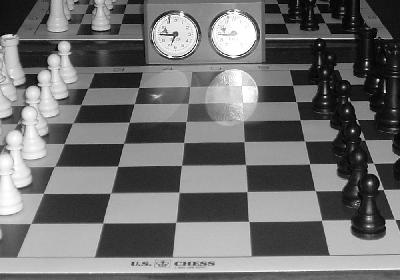
%> input picture Lab4/Assignment3/chess.jpg, 400 x 280 px
$ octave Assignment3.m   (GNU Octave 9; MATLAB toolbox functions it lacks are replaced by stand-ins)
%> lines starting %> are read from the running program, lines starting %| are printed output that depends on the picture; in (x1, y1, x2, y2) boxes, pixels count from 0 and x2, y2 are one past the last pixel; in counts of white or black regions, pixels touching at a corner belong together; the program's own positions count from 1
### Lab4/Assignment1/myhoughline.m
function myhoughline(image,r,theta)
[x,y]=size(image);
angle=deg2rad(theta);

if sin(angle)==0
    line([r r],[0,y],'Color','red')
else
    line([0,y],[r/sin(angle),(r-y*cos(angle))/sin(angle)],'Color','red')
end


### Lab4/Assignment3/Assignment3.m
I = rgb2gray(imread('chess.jpg'));
%> I: size 280x400 uint8; min 0, max 255, mean 112.1
BW = edge(I,'canny');
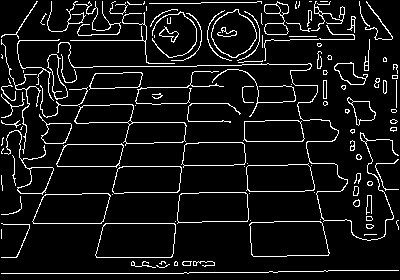
%> BW: size 280x400 logical; 8.1% white in thin lines or dots
[H,T,R] = hough(BW);
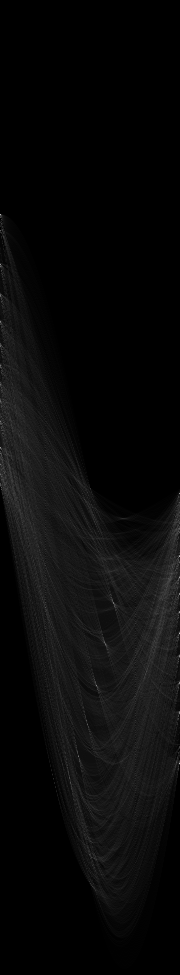
%> H: size 975x180 double; min 0, max 191, mean 9.2
%> T = 180 values from -90 to 89; R = 975 values from -487 to 487
P = houghpeaks(H,15,'threshold', ceil(0.3*max(H(:))));
%> P = 15 rows, first 12: [764 180; 634 180; 557 180; 578 180; 448 1; 494 180; 613 180; 265 1; 595 180; 657 180; 683 180; 686 97]
x = T(P(:,2));
%> x = [89 89 89 89 -90 89 89 -90 89 89 89 6 -12 -90 23]
y = R(P(:,1));
%> y = [276 146 69 90 -40 6 125 -223 107 169 195 198 269 -23 116]
figure;
plot(x,y,'s','color','white');
set(gca,'Color','k');
title('15 Strongest points on the Hough space');
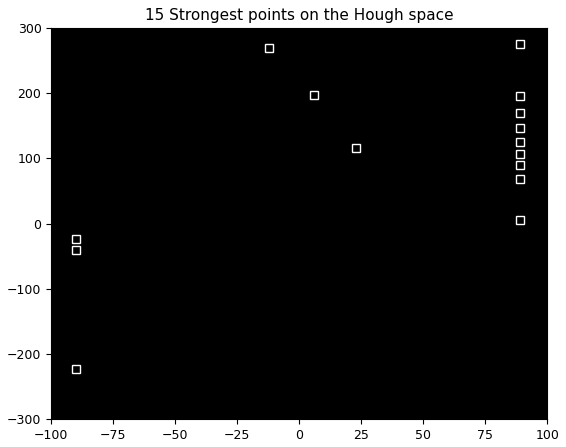
%> figure redrawn from the program's plot data

figure;
imshow(I);
for i = 1:size(P,1)
    myhoughline(I,y(i),x(i));
end
%> this loop made 15 passes
%> angle in myhoughline on passes 1 to 12: 1.55, 1.55, 1.55, 1.55, -1.57, 1.55, 1.55, -1.57, 1.55, 1.55, 1.55, 0.105
title('15 Strongest lines on the image')
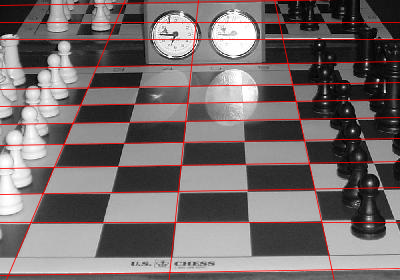
%> figure redrawn from the program's plot data; its title reads '15 Strongest lines on the image'

$ run again, with Lab4/Assignment3/15strImage.png saved as Lab4/Assignment3/chess.jpg
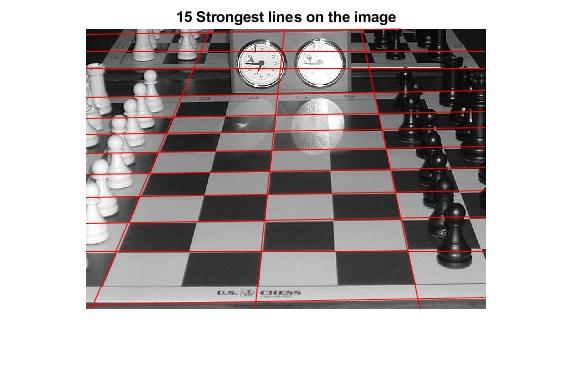
%> input picture Lab4/Assignment3/15strImage.png, 574 x 373 px
%> `BW = edge(I,'canny');`:
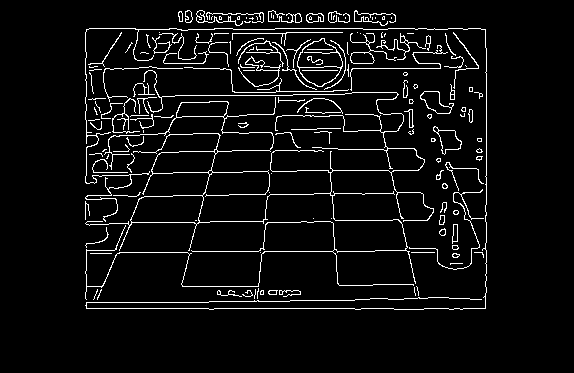
%> BW: size 373x574 logical; 5.5% white in thin lines or dots, all inside (x1, y1, x2, y2) = (85, 10, 487, 310)
%> T = 180 values from -90 to 89; R = 1369 values from -684 to 684
%> P = 15 rows, first 12: [377 1; 657 1; 1171 91; 617 1; 861 180; 884 180; 840 180; 434 1; 822 180; 633 1; 805 180; 771 91]
%> `x = T(P(:,2));`: x = [-90 -90 0 -90 89 89 89 -90 89 -90 89 0 89 89 15]
%> `y = R(P(:,1));`: y = [-308 -28 486 -68 176 199 155 -251 137 -52 120 86 99 225 247]
%> the loop `for i = 1:size(P,1)` made 15 passes
%> angle in myhoughline on passes 1 to 8: -1.57, -1.57, 0, -1.57, 1.55, 1.55, 1.55, -1.57
%> `title('15 Strongest lines on the image')`:
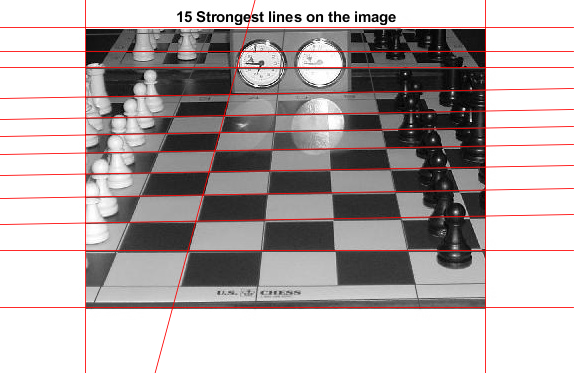
%> figure redrawn from the program's plot data; its title reads '15 Strongest lines on the image'
